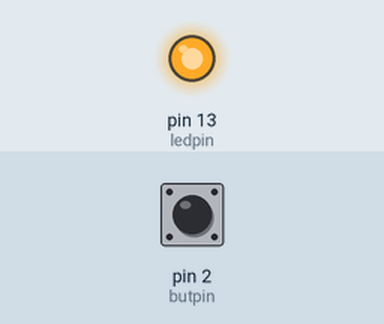
A sketch run on a simulated Arduino Uno, built with avr-gcc and run on an emulated ATmega328P. Parts: output pins drawn as LEDs (lit = HIGH). The test bench sets the inputs (shaded band); at power-on: pin 2 (butpin) HIGH.

Above: at 1.2 s.
1.3 s: pin 2 (butpin) pulled LOW for 0.15 s
At 1.37 s:
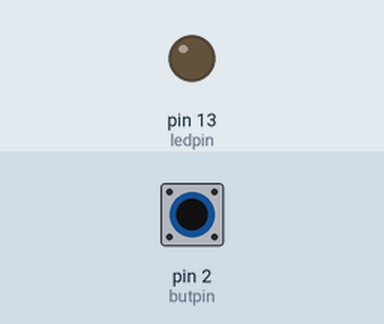
2.9 s: pin 2 (butpin) pulled LOW for 3.2 s
At 6.6 s:
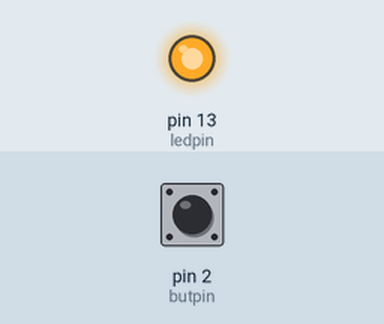
Timing chart, 0 to 8.1 s (numbered marks = the images above; inputs shaded):
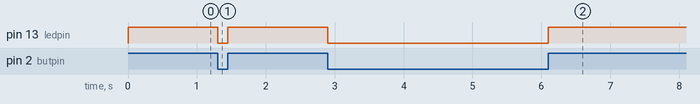

The sketch:

Pushbutton_LED_ON_OFF.ino
```cpp
int ledpin=13;
int butpin=2;

void setup()
{
  pinMode(ledpin, OUTPUT);
  pinMode(butpin, INPUT_PULLUP);
}

void loop()
{
  int pinstate=0;
  pinstate=digitalRead(butpin);
  if (pinstate==HIGH)
  {
    digitalWrite(ledpin, HIGH);
  }
  else {
    digitalWrite(ledpin, LOW);
  }
}
```

Measured:
- after the input at 1.3 s, pin 13 (ledpin): HIGH → LOW at once, → HIGH 0.15 s later
- after the input at 2.9 s, pin 13 (ledpin): HIGH → LOW at once, → HIGH 3.2 s later
